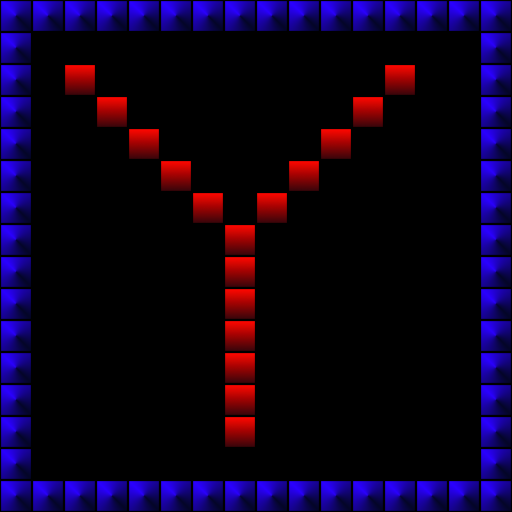

The image is a tile-based game level rendered from a .tmx file. Its description and complete source (layers, tilesets, objects, tile grids) follow:
An orthogonal 16x16 tile map with 32x32 px tiles, 1 tile layer (Tile Layer 1).

<map version="1.10" tiledversion="1.11.0" orientation="orthogonal" renderorder="right-down" width="16" height="16" tilewidth="32" tileheight="32" infinite="0" nextlayerid="2" nextobjectid="1">
 <tileset firstgid="1" source="../../tiles/orthogonal_1.tsx" />
 <layer id="1" name="Tile Layer 1" width="16" height="16">
  <data encoding="csv">
2,2,2,2,2,2,2,2,2,2,2,2,2,2,2,2,
2,0,0,0,0,0,0,0,0,0,0,0,0,0,0,2,
2,0,5,0,0,0,0,0,0,0,0,0,5,0,0,2,
2,0,0,5,0,0,0,0,0,0,0,5,0,0,0,2,
2,0,0,0,5,0,0,0,0,0,5,0,0,0,0,2,
2,0,0,0,0,5,0,0,0,5,0,0,0,0,0,2,
2,0,0,0,0,0,5,0,5,0,0,0,0,0,0,2,
2,0,0,0,0,0,0,5,0,0,0,0,0,0,0,2,
2,0,0,0,0,0,0,5,0,0,0,0,0,0,0,2,
2,0,0,0,0,0,0,5,0,0,0,0,0,0,0,2,
2,0,0,0,0,0,0,5,0,0,0,0,0,0,0,2,
2,0,0,0,0,0,0,5,0,0,0,0,0,0,0,2,
2,0,0,0,0,0,0,5,0,0,0,0,0,0,0,2,
2,0,0,0,0,0,0,5,0,0,0,0,0,0,0,2,
2,0,0,0,0,0,0,0,0,0,0,0,0,0,0,2,
2,2,2,2,2,2,2,2,2,2,2,2,2,2,2,2
</data>
 </layer>
</map>
